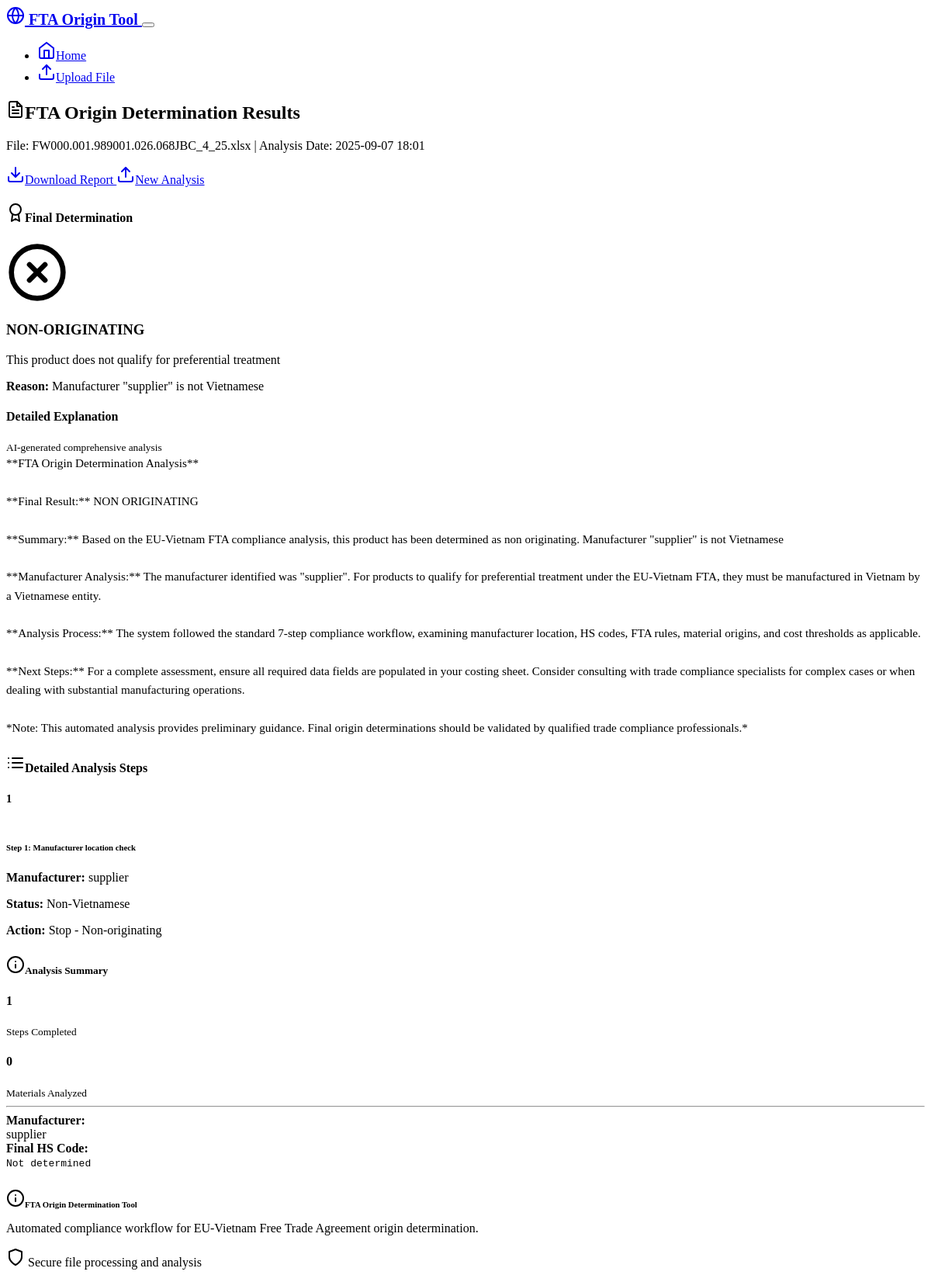
Screenshot of /results/2 with the database file from the repository.
### models.py (models this page shows, shortened)
class AnalysisSession(db.Model):
    id = db.Column(db.Integer, primary_key=True)
    filename = db.Column(db.String(255), nullable=False)
    upload_timestamp = db.Column(db.DateTime, default=datetime.utcnow)
    manufacturer = db.Column(db.String(255))
    final_hs_code = db.Column(db.String(20))
    analysis_steps = db.Column(JSON)
    final_result = db.Column(db.String(20))  # 'originating' or 'non_originating'
    result_reason = db.Column(db.Text)
    missing_fields = db.Column(JSON)
    completed = db.Column(db.Boolean, default=False)
    gemini_explanation = db.Column(db.Text)  # AI-generated explanation
    missing_data_analysis = db.Column(db.Text)  # AI analysis of missing data

### routes.py (the view)
@app.route('/results/<int:session_id>')
def view_results(session_id):
    session = AnalysisSession.query.get_or_404(session_id)
    materials = MaterialAnalysis.query.filter_by(session_id=session_id).all()
    return render_template('results.html', session=session, materials=materials)

### templates/results.html (shortened to what this page needs)
{% extends "base.html" %}
{% block content %}
<div class="container my-5">
    <div class="row mb-4">
        <div class="col-lg-12">
            <div class="card">
                <div class="card-body">
                    <div class="row align-items-center">
                        <div class="col-md-8">
                            <h2><i data-feather="file-text" class="me-2"></i>FTA Origin Determination Results</h2>
                            <p class="text-muted mb-0">File: {{ session.filename }} | Analysis Date: {{ session.upload_timestamp.strftime('%Y-%m-%d %H:%M') }}</p>
                        </div>
                        <div class="col-md-4 text-md-end">
                            <a href="{{ url_for('download_results', session_id=session.id) }}" class="btn btn-primary me-2">
                                <i data-feather="download" class="me-2"></i>Download Report
                            </a>
                            <a href="{{ url_for('upload_file') }}" class="btn btn-outline-secondary">
                                <i data-feather="upload" class="me-2"></i>New Analysis
                            </a>
                        </div>
                    </div>
                </div>
            </div>
        </div>
    </div>
    <div class="row">
        <div class="col-lg-8">
            <div class="card mb-4">
                <div class="card-header">
                    <h4><i data-feather="award" class="me-2"></i>Final Determination</h4>
                </div>
                <div class="card-body text-center py-4">
                    {% if session.final_result == 'originating' %}
                        <i data-feather="check-circle" class="text-success mb-3" style="width: 80px; height: 80px;"></i>
                        <h3 class="text-success">ORIGINATING</h3>
                        <p class="lead text-muted">This product qualifies for preferential treatment under the EU-Vietnam FTA</p>
                    {% elif session.final_result == 'non_originating' %}
                        <i data-feather="x-circle" class="text-danger mb-3" style="width: 80px; height: 80px;"></i>
                        <h3 class="text-danger">NON-ORIGINATING</h3>
                        <p class="lead text-muted">This product does not qualify for preferential treatment</p>
                    {% else %}
                        <i data-feather="alert-triangle" class="text-warning mb-3" style="width: 80px; height: 80px;"></i>
                        <h3 class="text-warning">ANALYSIS INCOMPLETE</h3>
                        <p class="lead text-muted">Unable to complete origin determination</p>
                    {% endif %}
                    <div class="alert alert-info mt-3">
                        <strong>Reason:</strong> {{ session.result_reason }}
                    </div>
                </div>
            </div>
            {% if session.gemini_explanation %}
            <div class="card mb-4">
                <div class="card-header">
                    <h4>Detailed Explanation</h4>
                    <small class="text-muted">AI-generated comprehensive analysis</small>
                </div>
                <div class="card-body">
                    <div class="explanation-content">
                        {{ session.gemini_explanation|replace('\n', '<br>')|safe }}
                    </div>
                </div>
            </div>
            {% endif %}
            <div class="card mb-4">
                <div class="card-header">
                    <h4><i data-feather="list" class="me-2"></i>Detailed Analysis Steps</h4>
                </div>
                <div class="card-body">
                    {% if session.analysis_steps %}
                        <div class="timeline">
                            {% for step in session.analysis_steps %}
                            <div class="timeline-item mb-4">
                                <div class="row">
                                    <div class="col-md-1">
                                        <div class="timeline-marker bg-success text-white rounded-circle d-flex align-items-center justify-content-center" style="width: 40px; height: 40px;">
                                            {{ step.step }}
                                        </div>
                                    </div>
                                    <div class="col-md-11">
                                        <div class="card">
                                            <div class="card-body">
                                                <h6 class="card-title">Step {{ step.step }}: {{ step.description }}</h6>
                                                {% if step.step == 1 %}
                                                    <div class="row">
                                                        <div class="col-md-6">
                                                            <p><strong>Manufacturer:</strong> {{ step.manufacturer }}</p>
                                                            <p><strong>Status:</strong>
                                                                <span class="badge bg-{{ 'success' if step.is_vietnamese else 'danger' }}">
                                                                    {{ 'Vietnamese' if step.is_vietnamese else 'Non-Vietnamese' }}
                                                                </span>
                                                            </p>
                                                        </div>
                                                        <div class="col-md-6">
                                                            <p><strong>Action:</strong> {{ 'Proceed to Step 2' if step.proceed else 'Stop - Non-originating' }}</p>
                                                        </div>
                                                    </div>
                                                {% elif step.step == 2 %}
                                                    <p><strong>Final Product HS Code:</strong> {{ step.final_hs_code }}</p>
                                                    <span class="badge bg-success">Valid HS Code Format</span>
                                                {% elif step.step == 5 %}
                                                    <p><strong>Materials Validated:</strong> {{ step.materials_checked }}</p>
                                                {% endif %}
                                            </div>
                                        </div>
                                    </div>
                                </div>
                            </div>
                            {% endfor %}
                        </div>
                    {% endif %}
                </div>
            </div>
        </div>
        <div class="col-lg-4">
            <div class="card mb-4">
                <div class="card-header">
                    <h5><i data-feather="info" class="me-2"></i>Analysis Summary</h5>
                </div>
                <div class="card-body">
                    <div class="row text-center mb-3">
                        <div class="col-6">
                            <h4 class="text-primary">{{ session.analysis_steps|length if session.analysis_steps else 0 }}</h4>
                            <small class="text-muted">Steps Completed</small>
                        </div>
                        <div class="col-6">
                            <h4 class="text-warning">{{ materials|length if materials else 0 }}</h4>
                            <small class="text-muted">Materials Analyzed</small>
                        </div>
                    </div>
                    <hr>
                    <div class="mb-2">
                        <strong>Manufacturer:</strong><br>
                        <span class="text-muted">{{ session.manufacturer or 'Not identified' }}</span>
                    </div>
                    <div class="mb-2">
                        <strong>Final HS Code:</strong><br>
                        <code>{{ session.final_hs_code or 'Not determined' }}</code>
                    </div>
                </div>
            </div>
        </div>
    </div>
</div>
{% endblock %}

### static/css/custom.css (style rules this page uses)
.timeline { position: relative; }
.timeline-item { position: relative; }
.timeline-marker { position: relative; z-index: 2; font-weight: bold; font-size: 0.9rem; }
.btn { font-weight: 500; transition: all 0.2s ease; }
.card { transition: box-shadow 0.2s ease; }
.explanation-content { line-height: 1.6; font-size: 0.95rem; }

### rows the page displays
AnalysisSession: filename "FW000.001.989001.026.068JBC_4_25.xlsx", upload_timestamp "2025-09-07 18:01", result_reason "Manufacturer \"supplier\" is not Vietnamese", gemini_explanation "**FTA Origin Determination Analysis** **Final Result:** NON ORIGINATING **Summary:** Based on the EU-Vietnam FTA compliance analysis, this product has been determined as non originating. Manufacturer \"supplier\" is not Vietnamese **Manufacturer Analysis:** The manufacturer identified was \"supplier\". For products to qualify for preferential treatment under the EU-Vietnam FTA, they must be manufactured in Vietnam by a Vietnamese entity. **Analysis Process:** The system followed the standard 7-step compliance workflow, examining manufacturer location, HS codes, FTA rules, material origins, and cost thresholds as applicable. **Next Steps:** For a complete assessment, ensure all required data…", step "1", description "Manufacturer location check", manufacturer "supplier", is_vietnamese "Non-Vietnamese", proceed "Stop - Non-originating", final_hs_code "Not determined"

### other values shown
{{ session.analysis_steps|length if session.analysis_steps else 0 }} "1"
{{ materials|length if materials else 0 }} "0"
